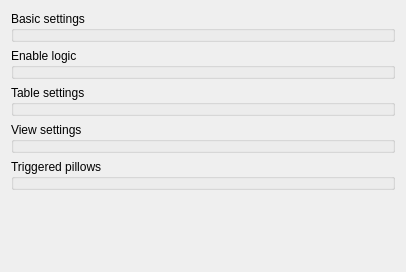
<?xml version="1.0" encoding="UTF-8"?>
<ui version="4.0">
 <class>ILineEdit</class>
 <widget class="QWidget" name="ILineEdit">
  <property name="geometry">
   <rect>
    <x>0</x>
    <y>0</y>
    <width>406</width>
    <height>272</height>
   </rect>
  </property>
  <property name="windowTitle">
   <string>LineEdit preferences</string>
  </property>
  <layout class="QVBoxLayout" name="verticalLayout">
   <item>
    <widget class="GroupBox" name="groupBox">
     <property name="title">
      <string>Basic settings</string>
     </property>
     <property name="template" stdset="0">
      <string>inspector-groupbox-room</string>
     </property>
    </widget>
   </item>
   <item>
    <widget class="GroupBox" name="groupBox_2">
     <property name="title">
      <string>Enable logic</string>
     </property>
     <property name="template" stdset="0">
      <string>inspector-groupbox-enablelogic</string>
     </property>
    </widget>
   </item>
   <item>
    <widget class="GroupBox" name="groupBox_3">
     <property name="title">
      <string>Table settings</string>
     </property>
     <property name="template" stdset="0">
      <string>inspector-groupbox-tablesettings</string>
     </property>
    </widget>
   </item>
   <item>
    <widget class="GroupBox" name="groupBox_5">
     <property name="title">
      <string>View settings</string>
     </property>
     <property name="template" stdset="0">
      <string>inspector-groupbox-view</string>
     </property>
    </widget>
   </item>
   <item>
    <widget class="GroupBox" name="groupBox_4">
     <property name="title">
      <string>Triggered pillows</string>
     </property>
     <property name="template" stdset="0">
      <string>inspector-groupbox-triggeredpillows</string>
     </property>
    </widget>
   </item>
   <item>
    <spacer name="verticalSpacer">
     <property name="orientation">
      <enum>Qt::Vertical</enum>
     </property>
     <property name="sizeHint" stdset="0">
      <size>
       <width>20</width>
       <height>40</height>
      </size>
     </property>
    </spacer>
   </item>
  </layout>
 </widget>
 <customwidgets>
  <customwidget>
   <class>GroupBox</class>
   <extends>QGroupBox</extends>
   <header>wallaby.frontends.qt.widgets.containers.groupBox</header>
   <container>1</container>
  </customwidget>
 </customwidgets>
 <resources/>
 <connections/>
</ui>
